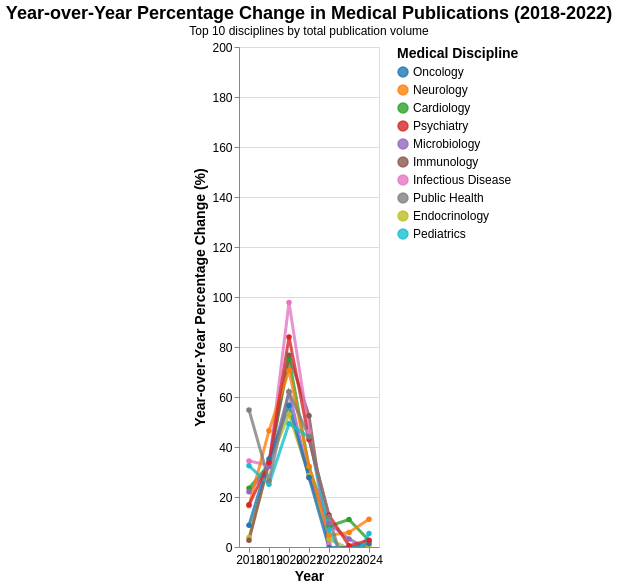

Write a Vega-Lite specification for this figure.
### Vega-Lite specification from a JSON file in a GitHub repository (floating-point values rounded to 4 significant figures)
{"config": {"view": {"continuousWidth": 300, "continuousHeight": 300}, "axis": {"labelFontSize": 12, "titleFontSize": 14}, "legend": {"labelFontSize": 12, "orient": "right", "titleFontSize": 14}, "title": {"fontSize": 18}}, "layer": [{"mark": {"type": "line", "opacity": 0.8, "point": true, "strokeWidth": 3}, "encoding": {"color": {"field": "medgemma_extraction", "scale": {"domain": ["Oncology", "Neurology", "Cardiology", "Psychiatry", "Microbiology", "Immunology", "Infectious Disease", "Public Health", "Endocrinology", "Pediatrics"], "range": ["#1f77b4", "#ff7f0e", "#2ca02c", "#d62728", "#9467bd", "#8c564b", "#e377c2", "#7f7f7f", "#bcbd22", "#17becf"]}, "title": "Medical Discipline", "type": "nominal"}, "tooltip": [{"field": "medgemma_extraction", "title": "Discipline", "type": "nominal"}, {"field": "Anno", "title": "Year", "type": "ordinal"}, {"field": "articoli", "format": ",", "title": "Articles", "type": "quantitative"}, {"field": "anno_precedente", "format": ",", "title": "Previous Year", "type": "quantitative"}, {"field": "incremento", "format": ".1f", "title": "Change %", "type": "quantitative"}, {"field": "Totale_Articoli", "format": ",", "title": "Total Articles", "type": "quantitative"}], "x": {"axis": {"labelAngle": 0, "labelFontSize": 12}, "field": "Anno", "title": "Year", "type": "ordinal"}, "y": {"field": "incremento", "scale": {"domain": [0, 200]}, "title": "Year-over-Year Percentage Change (%)", "type": "quantitative"}}, "name": "view_3", "title": {"text": "Year-over-Year Percentage Change in Medical Publications (2018-2022)", "subtitle": "Top 10 disciplines by total publication volume"}}], "data": {"name": "data-f8b9fedbab5e3d5a4ba685a958787ca4"}, "height": 500, "params": [{"name": "param_8", "select": {"type": "interval", "encodings": ["x", "y"]}, "bind": "scales", "views": ["view_3"]}], "width": "container", "$schema": "https://vega.github.io/schema/vega-lite/v5.20.1.json", "datasets": {"data-f8b9fedbab5e3d5a4ba685a958787ca4": [{"medgemma_extraction": "Cardiology", "Anno": 2018, "articoli": 3693, "Totale_Articoli": 71622, "anno_precedente": 2989.0, "incremento": 23.55}, {"medgemma_extraction": "Cardiology", "Anno": 2019, "articoli": 4917, "Totale_Articoli": 71622, "anno_precedente": 3693.0, "incremento": 33.14}, {"medgemma_extraction": "Cardiology", "Anno": 2020, "articoli": 8619, "Totale_Articoli": 71622, "anno_precedente": 4917.0, "incremento": 75.29}, {"medgemma_extraction": "Cardiology", "Anno": 2021, "articoli": 11376, "Totale_Articoli": 71622, "anno_precedente": 8619.0, "incremento": 31.99}, {"medgemma_extraction": "Cardiology", "Anno": 2022, "articoli": 12321, "Totale_Articoli": 71622, "anno_precedente": 11380.0, "incremento": 8.307}, {"medgemma_extraction": "Cardiology", "Anno": 2023, "articoli": 13674, "Totale_Articoli": 71622, "anno_precedente": 12320.0, "incremento": 10.98}, {"medgemma_extraction": "Cardiology", "Anno": 2024, "articoli": 14033, "Totale_Articoli": 71622, "anno_precedente": 13670.0, "incremento": 2.625}, {"medgemma_extraction": "Endocrinology", "Anno": 2018, "articoli": 1753, "Totale_Articoli": 28204, "anno_precedente": 1688.0, "incremento": 3.851}, {"medgemma_extraction": "Endocrinology", "Anno": 2019, "articoli": 2342, "Totale_Articoli": 28204, "anno_precedente": 1753.0, "incremento": 33.6}, {"medgemma_extraction": "Endocrinology", "Anno": 2020, "articoli": 3585, "Totale_Articoli": 28204, "anno_precedente": 2342.0, "incremento": 53.07}, {"medgemma_extraction": "Endocrinology", "Anno": 2021, "articoli": 4610, "Totale_Articoli": 28204, "anno_precedente": 3585.0, "incremento": 28.59}, {"medgemma_extraction": "Endocrinology", "Anno": 2022, "articoli": 4755, "Totale_Articoli": 28204, "anno_precedente": 4610.0, "incremento": 3.145}, {"medgemma_extraction": "Endocrinology", "Anno": 2023, "articoli": 4722, "Totale_Articoli": 28204, "anno_precedente": 4755.0, "incremento": -0.694}, {"medgemma_extraction": "Endocrinology", "Anno": 2024, "articoli": 4749, "Totale_Articoli": 28204, "anno_precedente": 4722.0, "incremento": 0.5718}, {"medgemma_extraction": "Immunology", "Anno": 2018, "articoli": 1802, "Totale_Articoli": 34140, "anno_precedente": 1754.0, "incremento": 2.737}, {"medgemma_extraction": "Immunology", "Anno": 2019, "articoli": 2414, "Totale_Articoli": 34140, "anno_precedente": 1802.0, "incremento": 33.96}, {"medgemma_extraction": "Immunology", "Anno": 2020, "articoli": 4266, "Totale_Articoli": 34140, "anno_precedente": 2414.0, "incremento": 76.72}, {"medgemma_extraction": "Immunology", "Anno": 2021, "articoli": 6507, "Totale_Articoli": 34140, "anno_precedente": 4266.0, "incremento": 52.53}, {"medgemma_extraction": "Immunology", "Anno": 2022, "articoli": 6426, "Totale_Articoli": 34140, "anno_precedente": 6507.0, "incremento": -1.245}, {"medgemma_extraction": "Immunology", "Anno": 2023, "articoli": 5646, "Totale_Articoli": 34140, "anno_precedente": 6426.0, "incremento": -12.14}, {"medgemma_extraction": "Immunology", "Anno": 2024, "articoli": 5325, "Totale_Articoli": 34140, "anno_precedente": 5646.0, "incremento": -5.685}, {"medgemma_extraction": "Infectious Disease", "Anno": 2018, "articoli": 1691, "Totale_Articoli": 34136, "anno_precedente": 1258.0, "incremento": 34.42}, {"medgemma_extraction": "Infectious Disease", "Anno": 2019, "articoli": 2245, "Totale_Articoli": 34136, "anno_precedente": 1691.0, "incremento": 32.76}, {"medgemma_extraction": "Infectious Disease", "Anno": 2020, "articoli": 4441, "Totale_Articoli": 34136, "anno_precedente": 2245.0, "incremento": 97.82}, {"medgemma_extraction": "Infectious Disease", "Anno": 2021, "articoli": 6494, "Totale_Articoli": 34136, "anno_precedente": 4441.0, "incremento": 46.23}, {"medgemma_extraction": "Infectious Disease", "Anno": 2022, "articoli": 6577, "Totale_Articoli": 34136, "anno_precedente": 6494.0, "incremento": 1.278}, {"medgemma_extraction": "Infectious Disease", "Anno": 2023, "articoli": 5800, "Totale_Articoli": 34136, "anno_precedente": 6577.0, "incremento": -11.81}, {"medgemma_extraction": "Infectious Disease", "Anno": 2024, "articoli": 5630, "Totale_Articoli": 34136, "anno_precedente": 5800.0, "incremento": -2.931}, {"medgemma_extraction": "Microbiology", "Anno": 2018, "articoli": 2544, "Totale_Articoli": 43666, "anno_precedente": 2084.0, "incremento": 22.07}, {"medgemma_extraction": "Microbiology", "Anno": 2019, "articoli": 3362, "Totale_Articoli": 43666, "anno_precedente": 2544.0, "incremento": 32.15}, {"medgemma_extraction": "Microbiology", "Anno": 2020, "articoli": 5449, "Totale_Articoli": 43666, "anno_precedente": 3362.0, "incremento": 62.08}, {"medgemma_extraction": "Microbiology", "Anno": 2021, "articoli": 6963, "Totale_Articoli": 43666, "anno_precedente": 5449.0, "incremento": 27.78}, {"medgemma_extraction": "Microbiology", "Anno": 2022, "articoli": 7618, "Totale_Articoli": 43666, "anno_precedente": 6963.0, "incremento": 9.407}, {"medgemma_extraction": "Microbiology", "Anno": 2023, "articoli": 7864, "Totale_Articoli": 43666, "anno_precedente": 7618.0, "incremento": 3.229}, {"medgemma_extraction": "Microbiology", "Anno": 2024, "articoli": 7782, "Totale_Articoli": 43666, "anno_precedente": 7864.0, "incremento": -1.043}, {"medgemma_extraction": "Neurology", "Anno": 2018, "articoli": 3698, "Totale_Articoli": 75181, "anno_precedente": 3173.0, "incremento": 16.55}, {"medgemma_extraction": "Neurology", "Anno": 2019, "articoli": 5419, "Totale_Articoli": 75181, "anno_precedente": 3698.0, "incremento": 46.54}, {"medgemma_extraction": "Neurology", "Anno": 2020, "articoli": 9245, "Totale_Articoli": 75181, "anno_precedente": 5419.0, "incremento": 70.6}, {"medgemma_extraction": "Neurology", "Anno": 2021, "articoli": 12232, "Totale_Articoli": 75181, "anno_precedente": 9245.0, "incremento": 32.31}, {"medgemma_extraction": "Neurology", "Anno": 2022, "articoli": 12804, "Totale_Articoli": 75181, "anno_precedente": 12230.0, "incremento": 4.676}, {"medgemma_extraction": "Neurology", "Anno": 2023, "articoli": 13550, "Totale_Articoli": 75181, "anno_precedente": 12800.0, "incremento": 5.826}, {"medgemma_extraction": "Neurology", "Anno": 2024, "articoli": 15060, "Totale_Articoli": 75181, "anno_precedente": 13550.0, "incremento": 11.14}, {"medgemma_extraction": "Oncology", "Anno": 2018, "articoli": 6687, "Totale_Articoli": 108541, "anno_precedente": 6153.0, "incremento": 8.679}, {"medgemma_extraction": "Oncology", "Anno": 2019, "articoli": 9043, "Totale_Articoli": 108541, "anno_precedente": 6687.0, "incremento": 35.23}, {"medgemma_extraction": "Oncology", "Anno": 2020, "articoli": 14158, "Totale_Articoli": 108541, "anno_precedente": 9043.0, "incremento": 56.56}, {"medgemma_extraction": "Oncology", "Anno": 2021, "articoli": 18098, "Totale_Articoli": 108541, "anno_precedente": 14160.0, "incremento": 27.83}, {"medgemma_extraction": "Oncology", "Anno": 2022, "articoli": 18061, "Totale_Articoli": 108541, "anno_precedente": 18100.0, "incremento": -0.2044}, {"medgemma_extraction": "Oncology", "Anno": 2023, "articoli": 18042, "Totale_Articoli": 108541, "anno_precedente": 18060.0, "incremento": -0.1052}, {"medgemma_extraction": "Oncology", "Anno": 2024, "articoli": 18299, "Totale_Articoli": 108541, "anno_precedente": 18040.0, "incremento": 1.424}, {"medgemma_extraction": "Pediatrics", "Anno": 2018, "articoli": 1603, "Totale_Articoli": 25379, "anno_precedente": 1210.0, "incremento": 32.48}, {"medgemma_extraction": "Pediatrics", "Anno": 2019, "articoli": 2005, "Totale_Articoli": 25379, "anno_precedente": 1603.0, "incremento": 25.08}, {"medgemma_extraction": "Pediatrics", "Anno": 2020, "articoli": 2994, "Totale_Articoli": 25379, "anno_precedente": 2005.0, "incremento": 49.33}, {"medgemma_extraction": "Pediatrics", "Anno": 2021, "articoli": 4311, "Totale_Articoli": 25379, "anno_precedente": 2994.0, "incremento": 43.99}, {"medgemma_extraction": "Pediatrics", "Anno": 2022, "articoli": 4607, "Totale_Articoli": 25379, "anno_precedente": 4311.0, "incremento": 6.866}, {"medgemma_extraction": "Pediatrics", "Anno": 2023, "articoli": 4210, "Totale_Articoli": 25379, "anno_precedente": 4607.0, "incremento": -8.617}, {"medgemma_extraction": "Pediatrics", "Anno": 2024, "articoli": 4439, "Totale_Articoli": 25379, "anno_precedente": 4210.0, "incremento": 5.439}, {"medgemma_extraction": "Psychiatry", "Anno": 2018, "articoli": 2222, "Totale_Articoli": 47149, "anno_precedente": 1901.0, "incremento": 16.89}, {"medgemma_extraction": "Psychiatry", "Anno": 2019, "articoli": 2970, "Totale_Articoli": 47149, "anno_precedente": 2222.0, "incremento": 33.66}, {"medgemma_extraction": "Psychiatry", "Anno": 2020, "articoli": 5466, "Totale_Articoli": 47149, "anno_precedente": 2970.0, "incremento": 84.04}, {"medgemma_extraction": "Psychiatry", "Anno": 2021, "articoli": 7816, "Totale_Articoli": 47149, "anno_precedente": 5466.0, "incremento": 42.99}, {"medgemma_extraction": "Psychiatry", "Anno": 2022, "articoli": 8813, "Totale_Articoli": 47149, "anno_precedente": 7816.0, "incremento": 12.76}, {"medgemma_extraction": "Psychiatry", "Anno": 2023, "articoli": 8859, "Totale_Articoli": 47149, "anno_precedente": 8813.0, "incremento": 0.522}, {"medgemma_extraction": "Psychiatry", "Anno": 2024, "articoli": 9102, "Totale_Articoli": 47149, "anno_precedente": 8859.0, "incremento": 2.743}, {"medgemma_extraction": "Public Health", "Anno": 2018, "articoli": 1793, "Totale_Articoli": 30065, "anno_precedente": 1158.0, "incremento": 54.84}, {"medgemma_extraction": "Public Health", "Anno": 2019, "articoli": 2269, "Totale_Articoli": 30065, "anno_precedente": 1793.0, "incremento": 26.55}, {"medgemma_extraction": "Public Health", "Anno": 2020, "articoli": 3677, "Totale_Articoli": 30065, "anno_precedente": 2269.0, "incremento": 62.05}, {"medgemma_extraction": "Public Health", "Anno": 2021, "articoli": 5299, "Totale_Articoli": 30065, "anno_precedente": 3677.0, "incremento": 44.11}, {"medgemma_extraction": "Public Health", "Anno": 2022, "articoli": 5939, "Totale_Articoli": 30065, "anno_precedente": 5299.0, "incremento": 12.08}, {"medgemma_extraction": "Public Health", "Anno": 2023, "articoli": 5055, "Totale_Articoli": 30065, "anno_precedente": 5939.0, "incremento": -14.88}, {"medgemma_extraction": "Public Health", "Anno": 2024, "articoli": 4875, "Totale_Articoli": 30065, "anno_precedente": 5055.0, "incremento": -3.561}]}}
